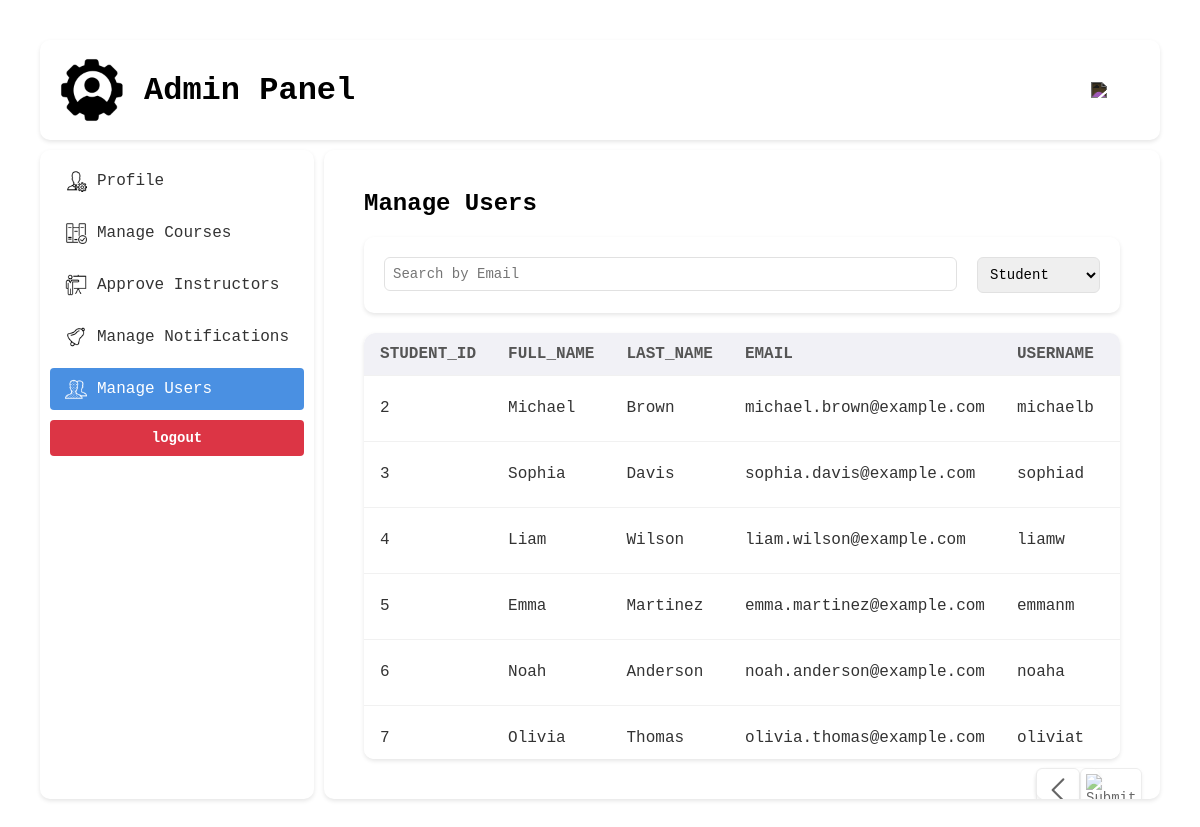
Page /view/admin/users.php (signed in) on the committed database.
### tables this page shows
CREATE TABLE `student` (
  `student_id` int(11) NOT NULL,
  `full_name` varchar(255) NOT NULL,
  `last_name` varchar(255) NOT NULL,
  `email` varchar(255) NOT NULL,
  `username` varchar(255) NOT NULL,
  `password` varchar(255) NOT NULL,
  `phone` varchar(20) DEFAULT NULL,
  `dob` date DEFAULT NULL,
  `country` varchar(255) DEFAULT NULL,
  `preferred_language` varchar(255) DEFAULT NULL,
  `profile_picture` varchar(255) DEFAULT NULL
);

### model/admin/User.php (called while the page is built, shortened)
<?php
class User {
    static function getUsers($type, $offset = 0, $limit = 10) {
        $db = new db();
        $conn = $db->open();
        if ($limit) {
            $sql = "SELECT * FROM $type LIMIT $offset, $limit";
        } else if ($offset) {
            $sql = "SELECT * FROM $type OFFSET $offset";
        } else {
            $sql = "SELECT * FROM $type";
        }
        $result = $conn->query($sql);
        if ($result->num_rows > 0) {
            return $result->fetch_all(MYSQLI_ASSOC);
        }
        return null;
    }
}

### view/admin/users.php (the view, shortened to what this page needs)
<!DOCTYPE html>
<html lang="en">
<head>
    <link rel='stylesheet' href='../../assets/css/admin/global.css'>
    <link rel='stylesheet' href='../../assets/css/admin/view-users.css'>
</head>
<body>
<div class="container">
    <?php include 'header.php'; ?>
    <?php include 'navigation.php'; ?>
    <div>
    <h2>Manage Users</h2>
    <div class="search-bar">
        <search>
            <form id="search-bar-form">
                <input name="search_text" id="search_text" placeholder="Search by Email">
            </form>
        </search>
        <select id="user-type-selector">
            <option>Student</option>
        </select>
    </div>
    <div class="table-container">
    <table id="users-table">
        <?php
        include '../../model/admin/User.php';
        $offset = 0;
        $limit = 6;
        $rows = User::getUsers('student', $offset, $limit);
        if ($rows) {
            $keys = array_keys($rows[0]);
            echo '<tr>';
            foreach ($keys as $key) {
                echo "<th>" . $key . "</th>";
            }
            echo '</tr>';
            if ($rows) {
                foreach ($rows as $row) {
                    echo '<tr>';
                    foreach ($row as $k => $v) {
                        if ($k === 'profile_picture') {
                            continue;
                        }
                        echo "<td>" . $v . "</td>";
                    }
                    echo '</tr>';
                }
            }
        }
        ?>
    </table>
    </div>
    <div class="bottom-bar-container">
        <div class="page-change-container">
            <input type="image" id="previous-page-button" src="../../assets/uploads/admin/previous.png">
            <input type="image" id="next-page-button" src="../../assets/uploads/admin/next.png">
        </div>
    </div>
</div>
</div>
</body>
</html>

### assets/css/admin/global.css (style rules this page uses)
* { font-family: 'Courier New', Tahoma, sans-serif; box-sizing: border-box; transition: all 0.2s ease; }
body { background: #ffffff; height: 100vh; margin: 0; }
.container { width: 100%; height: 100%; display: grid; grid-template-columns: max-content auto; grid-template-rows: 100px auto; grid-column-gap: 10px; grid-row-gap: 10px; padding: 40px; box-sizing: border-box; }
.container > div { width: 100%; grid-row-start: 2; grid-row-end: 4; padding: 20px 40px; box-shadow: 0 2px 4px rgba(0, 0, 0, 0.1); border-radius: 10px; overflow: auto; }
input, select { max-width: 100%; padding: 8px; border: 1.5px solid #e1e1e1; border-radius: 6px; font-size: 14px; }
input:not([type='submit']):not([type='reset']) { width: 100%; }
.table-container { height: 60%; width: 100%; overflow-x: auto; box-shadow: 0 2px 4px rgba(0, 0, 0, 0.1); border-radius: 10px; }
table { width: 100%; border-collapse: collapse; background-color: white; border-radius: 8px; box-shadow: 0 2px 4px rgba(0, 0, 0, 0.1); overflow: hidden; }
th, td { padding: 12px 16px; text-align: left; }
th { background-color: #f1f1f6; text-transform: uppercase; color: #555; }
td { background-color: #fff; border-top: 1px solid #f1f1f1; color: #333; }
table { border-radius: 12px; overflow: hidden; }

### assets/css/admin/view-users.css (style rules this page uses)
.search-bar { display: flex; flex-direction: row; box-sizing: border-box; padding: 20px; box-shadow: 0 2px 4px rgba(0, 0, 0, 0.1); border-radius: 10px; margin: 20px 0; }
.table-container { max-height: 70%; height: 70%; }
.search-bar search { width: 100%; margin: 0 20px 0 0; box-sizing: border-box; }
.bottom-bar-container { width: 100%; height: 8%; display: flex; flex-direction: row-reverse; align-items: center; }
.page-change-container { border-radius: 10px; box-shadow: 0 2px 4px rgba(0, 0, 0, 0.1); background: white; width: 64px; height: 32px; margin-right: 20px; display: flex; align-items: center; }
.page-change-container input { padding: 5px; opacity: 0.6; width: 100%; margin: auto; box-shadow: 0 2px 4px rgba(0, 0, 0, 0.1); }

### rows in the picture
student: student_id "2", full_name "Michael", last_name "Brown", email "michael.brown@example.com", username "michaelb"
student: student_id "3", full_name "Sophia", last_name "Davis", email "sophia.davis@example.com", username "sophiad"
student: student_id "4", full_name "Liam", last_name "Wilson", email "liam.wilson@example.com", username "liamw"
student: student_id "5", full_name "Emma", last_name "Martinez", email "emma.martinez@example.com", username "emmanm"
student: student_id "6", full_name "Noah", last_name "Anderson", email "noah.anderson@example.com", username "noaha"
student: student_id "7", full_name "Olivia", last_name "Thomas", email "olivia.thomas@example.com", username "oliviat"

### other values in the picture
$key "STUDENT_ID"
$key "FULL_NAME"
$key "LAST_NAME"
$key "EMAIL"
$key "USERNAME"
